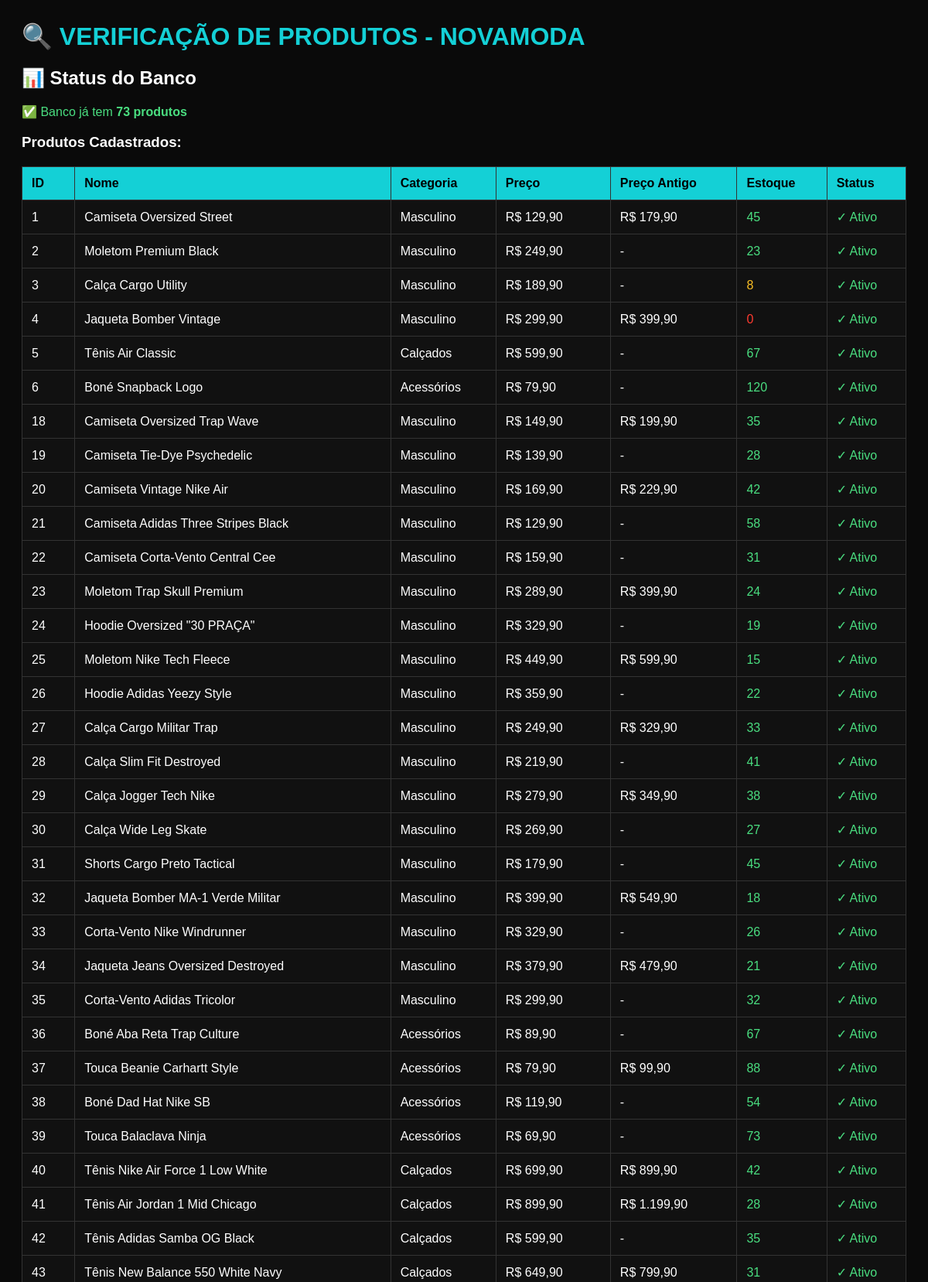
Page /verificar_produtos.php (upper part) on the committed database.
### tables this page shows
CREATE TABLE IF NOT EXISTS `produtos` (
  `id` int(11) NOT NULL AUTO_INCREMENT,
  `nome` varchar(200) NOT NULL,
  `slug` varchar(200) NOT NULL,
  `descricao` text DEFAULT NULL,
  `categoria_id` int(11) DEFAULT NULL,
  `preco` decimal(10,2) NOT NULL,
  `preco_antigo` decimal(10,2) DEFAULT NULL,
  `estoque` int(11) DEFAULT 0,
  `imagem_principal` varchar(500) DEFAULT NULL,
  `ativo` tinyint(1) DEFAULT 1,
  `destaque` tinyint(1) DEFAULT 0,
  `data_cadastro` timestamp NOT NULL DEFAULT current_timestamp(),
  `ultima_atualizacao` timestamp NOT NULL DEFAULT current_timestamp() ON UPDATE current_timestamp(),
  PRIMARY KEY (`id`),
  UNIQUE KEY `slug` (`slug`),
  KEY `idx_slug` (`slug`),
  KEY `idx_categoria` (`categoria_id`),
  KEY `idx_ativo` (`ativo`),
  KEY `idx_destaque` (`destaque`),
  KEY `idx_preco` (`preco`),
  KEY `idx_produtos_categoria_ativo` (`categoria_id`,`ativo`)
);

CREATE TABLE IF NOT EXISTS `categorias` (
  `id` int(11) NOT NULL AUTO_INCREMENT,
  `nome` varchar(100) NOT NULL,
  `slug` varchar(100) NOT NULL,
  `descricao` text DEFAULT NULL,
  `imagem_url` varchar(500) DEFAULT NULL,
  `ativo` tinyint(1) DEFAULT 1,
  `ordem` int(11) DEFAULT 0,
  `data_cadastro` timestamp NOT NULL DEFAULT current_timestamp(),
  PRIMARY KEY (`id`),
  UNIQUE KEY `slug` (`slug`),
  KEY `idx_slug` (`slug`),
  KEY `idx_ativo` (`ativo`)
);

### verificar_produtos.php (the view, shortened to what this page needs)
<?php
require_once 'config.php';
echo "<h1>🔍 VERIFICAÇÃO DE PRODUTOS - NOVAMODA</h1>";
try {
    $stmt = $pdo->query("SELECT COUNT(*) as total FROM produtos");
    $total = $stmt->fetchColumn();
    echo "<h2>📊 Status do Banco</h2>";
    if ($total > 0) {
        echo "<p class='success'>✅ Banco já tem <strong>$total produtos</strong></p>";
        $stmt = $pdo->query("
            SELECT
                p.id,
                p.nome,
                p.preco,
                p.preco_antigo,
                p.estoque,
                p.ativo,
                c.nome as categoria_nome
            FROM produtos p
            LEFT JOIN categorias c ON p.categoria_id = c.id
            ORDER BY p.id
        ");
        $produtos = $stmt->fetchAll();
        echo "<h3>Produtos Cadastrados:</h3>";
        echo "<table>";
        echo "<tr><th>ID</th><th>Nome</th><th>Categoria</th><th>Preço</th><th>Preço Antigo</th><th>Estoque</th><th>Status</th></tr>";
        foreach ($produtos as $p) {
            $ativo = $p['ativo'] ? '<span class="success">✓ Ativo</span>' : '<span class="error">✗ Inativo</span>';
            $preco_antigo = $p['preco_antigo'] ? 'R$ ' . number_format($p['preco_antigo'], 2, ',', '.') : '-';
            $estoque_cor = $p['estoque'] > 10 ? 'success' : ($p['estoque'] > 0 ? 'warning' : 'error');
            echo "<tr>";
            echo "<td>{$p['id']}</td>";
            echo "<td>{$p['nome']}</td>";
            echo "<td>{$p['categoria_nome']}</td>";
            echo "<td>R$ " . number_format($p['preco'], 2, ',', '.') . "</td>";
            echo "<td>$preco_antigo</td>";
            echo "<td class='$estoque_cor'>{$p['estoque']}</td>";
            echo "<td>$ativo</td>";
            echo "</tr>";
        }
        echo "</table>";
    }
} catch (PDOException $e) {
    echo "<p class='error'>❌ Erro: " . $e->getMessage() . "</p>";
}
?>

### verificar_produtos.php (style rules this page uses)
h1 { color: #14d0d6; }
.success { color: #4ade80; }
.error { color: #ff3b30; }
.warning { color: #fbbf24; }
table { width: 100%; border-collapse: collapse; margin: 20px 0; background: #111; }
th, td { padding: 12px; text-align: left; border: 1px solid #333; }
th { background: #14d0d6; color: #000; font-weight: bold; }

### rows in the picture
produtos: id "1", nome "Camiseta Oversized Street", categoria.nome "Masculino", preco "129,90", preco_antigo "R$ 179,90", estoque "45", ativo "✓ Ativo"
produtos: id "2", nome "Moletom Premium Black", categoria.nome "Masculino", preco "249,90", preco_antigo "-", estoque "23", ativo "✓ Ativo"
produtos: id "3", nome "Calça Cargo Utility", categoria.nome "Masculino", preco "189,90", preco_antigo "-", estoque "8", ativo "✓ Ativo"
produtos: id "4", nome "Jaqueta Bomber Vintage", categoria.nome "Masculino", preco "299,90", preco_antigo "R$ 399,90", estoque "0", ativo "✓ Ativo"
produtos: id "5", nome "Tênis Air Classic", categoria.nome "Calçados", preco "599,90", preco_antigo "-", estoque "67", ativo "✓ Ativo"
produtos: id "6", nome "Boné Snapback Logo", categoria.nome "Acessórios", preco "79,90", preco_antigo "-", estoque "120", ativo "✓ Ativo"
produtos: id "18", nome "Camiseta Oversized Trap Wave", categoria.nome "Masculino", preco "149,90", preco_antigo "R$ 199,90", estoque "35", ativo "✓ Ativo"
produtos: id "19", nome "Camiseta Tie-Dye Psychedelic", categoria.nome "Masculino", preco "139,90", preco_antigo "-", estoque "28", ativo "✓ Ativo"
produtos: id "20", nome "Camiseta Vintage Nike Air", categoria.nome "Masculino", preco "169,90", preco_antigo "R$ 229,90", estoque "42", ativo "✓ Ativo"
produtos: id "21", nome "Camiseta Adidas Three Stripes Black", categoria.nome "Masculino", preco "129,90", preco_antigo "-", estoque "58", ativo "✓ Ativo"
produtos: id "22", nome "Camiseta Corta-Vento Central Cee", categoria.nome "Masculino", preco "159,90", preco_antigo "-", estoque "31", ativo "✓ Ativo"
produtos: id "23", nome "Moletom Trap Skull Premium", categoria.nome "Masculino", preco "289,90", preco_antigo "R$ 399,90", estoque "24", ativo "✓ Ativo"
produtos: id "24", nome "Hoodie Oversized \"30 PRAÇA\"", categoria.nome "Masculino", preco "329,90", preco_antigo "-", estoque "19", ativo "✓ Ativo"
produtos: id "25", nome "Moletom Nike Tech Fleece", categoria.nome "Masculino", preco "449,90", preco_antigo "R$ 599,90", estoque "15", ativo "✓ Ativo"
produtos: id "26", nome "Hoodie Adidas Yeezy Style", categoria.nome "Masculino", preco "359,90", preco_antigo "-", estoque "22", ativo "✓ Ativo"
produtos: id "27", nome "Calça Cargo Militar Trap", categoria.nome "Masculino", preco "249,90", preco_antigo "R$ 329,90", estoque "33", ativo "✓ Ativo"
produtos: id "28", nome "Calça Slim Fit Destroyed", categoria.nome "Masculino", preco "219,90", preco_antigo "-", estoque "41", ativo "✓ Ativo"
produtos: id "29", nome "Calça Jogger Tech Nike", categoria.nome "Masculino", preco "279,90", preco_antigo "R$ 349,90", estoque "38", ativo "✓ Ativo"
produtos: id "30", nome "Calça Wide Leg Skate", categoria.nome "Masculino", preco "269,90", preco_antigo "-", estoque "27", ativo "✓ Ativo"
produtos: id "31", nome "Shorts Cargo Preto Tactical", categoria.nome "Masculino", preco "179,90", preco_antigo "-", estoque "45", ativo "✓ Ativo"
produtos: id "32", nome "Jaqueta Bomber MA-1 Verde Militar", categoria.nome "Masculino", preco "399,90", preco_antigo "R$ 549,90", estoque "18", ativo "✓ Ativo"
produtos: id "33", nome "Corta-Vento Nike Windrunner", categoria.nome "Masculino", preco "329,90", preco_antigo "-", estoque "26", ativo "✓ Ativo"
produtos: id "34", nome "Jaqueta Jeans Oversized Destroyed", categoria.nome "Masculino", preco "379,90", preco_antigo "R$ 479,90", estoque "21", ativo "✓ Ativo"
produtos: id "35", nome "Corta-Vento Adidas Tricolor", categoria.nome "Masculino", preco "299,90", preco_antigo "-", estoque "32", ativo "✓ Ativo"
produtos: id "36", nome "Boné Aba Reta Trap Culture", categoria.nome "Acessórios", preco "89,90", preco_antigo "-", estoque "67", ativo "✓ Ativo"
produtos: id "37", nome "Touca Beanie Carhartt Style", categoria.nome "Acessórios", preco "79,90", preco_antigo "R$ 99,90", estoque "88", ativo "✓ Ativo"
produtos: id "38", nome "Boné Dad Hat Nike SB", categoria.nome "Acessórios", preco "119,90", preco_antigo "-", estoque "54", ativo "✓ Ativo"
produtos: id "39", nome "Touca Balaclava Ninja", categoria.nome "Acessórios", preco "69,90", preco_antigo "-", estoque "73", ativo "✓ Ativo"
produtos: id "40", nome "Tênis Nike Air Force 1 Low White", categoria.nome "Calçados", preco "699,90", preco_antigo "R$ 899,90", estoque "42", ativo "✓ Ativo"
produtos: id "41", nome "Tênis Air Jordan 1 Mid Chicago", categoria.nome "Calçados", preco "899,90", preco_antigo "R$ 1.199,90", estoque "28", ativo "✓ Ativo"
produtos: id "42", nome "Tênis Adidas Samba OG Black", categoria.nome "Calçados", preco "599,90", preco_antigo "-", estoque "35", ativo "✓ Ativo"
produtos: id "43", nome "Tênis New Balance 550 White Navy", categoria.nome "Calçados", preco "649,90", preco_antigo "R$ 799,90", estoque "31", ativo "✓ Ativo"

### other values in the picture
$total "73"
